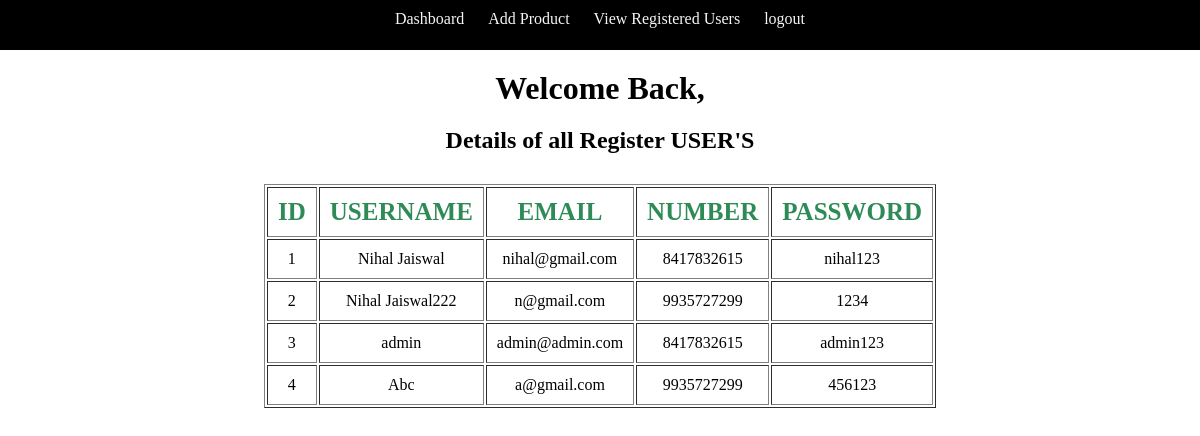
The page /show_user.php on the database its author committed.
### tables this page shows
CREATE TABLE `registration` (
  `id` int(11) NOT NULL,
  `name` varchar(100) NOT NULL,
  `email` varchar(100) NOT NULL,
  `number` varchar(15) NOT NULL,
  `password` varchar(10) NOT NULL
);

### show_user.php (the view, shortened to what this page needs)
<?php
include 'connection.php';
include 'nav.php';
$query = "SELECT * FROM `registration` ORDER BY `id` ASC";
?>
<!DOCTYPE html>
<html lang="en">
<head>
    <link rel="stylesheet" href="style.css">
</head>
<body>
    <center>
        <h1>Welcome Back,<?php echo $_SESSION['name']; ?></h1>
        <h2>Details of all Register USER'S</h2>
    </center>
    <div class="tbl_data_show_div">
        <table border="1">
            <tr>
                <th>ID</th>
                <th>USERNAME</th>
                <th>EMAIL</th>
                <th>NUMBER</th>
                <th>PASSWORD</th>
            </tr>
            <?php
            $res = mysqli_query($con, $query);
            if (mysqli_num_rows($res)) {
                while ($row = mysqli_fetch_assoc($res)) {
            ?>
                    <tr>
                        <td><?php echo $row['id']; ?></td>
                        <td><?php echo $row['name']; ?></td>
                        <td><?php echo $row['email']; ?></td>
                        <td><?php echo $row['number']; ?></td>
                        <td><?php echo $row['password']; ?></td>
                    </tr>
            <?php
                }
            }
            ?>
        </table>
    </div>
</body>
</html>

### nav.php (shortened to what this page needs)
<!DOCTYPE html>
<html lang="en">
<head>
    <link rel="stylesheet" href="style.css">
</head>
<body>
    <div class="heading">
        <ul>
            <li><a href="admin_home.php">Dashboard</a></li>
            <li><a href="add_product.php"> Add Product</a></li>
            <li><a href="show_user.php"> View Registered Users</a></li>
            <li id="submit li"><a href="logout.php">logout</a></li>
        </ul>
    </div>
</body>
</html>

### style.css (style rules this page uses)
* { padding: 0; margin: 0px auto; box-sizing: border-box; }
ul { list-style-type: none; }
ul li { display: inline-block; }
ul li a { text-decoration: none; padding: 10px; color: whitesmoke; }
.heading { display: flex; justify-content: space-around; background-color: black; height: 50px; padding: 10px; margin-bottom: 20px; }
.tbl_data_show_div { padding-top: 10px; width: 100%; padding: 10px; }
th { font-size: 25px; color: seagreen; padding: 10px; }
tr,td { padding: 10px; text-align: center; }
h2 { padding:20px; }

### rows shown on the page
registration: id "1", name "Nihal Jaiswal", email "nihal@gmail.com", number "8417832615", password "nihal123"
registration: id "2", name "Nihal Jaiswal222", email "n@gmail.com", number "9935727299", password "1234"
registration: id "3", name "admin", email "admin@admin.com", number "8417832615", password "admin123"
registration: id "4", name "Abc", email "a@gmail.com", number "9935727299", password "456123"
